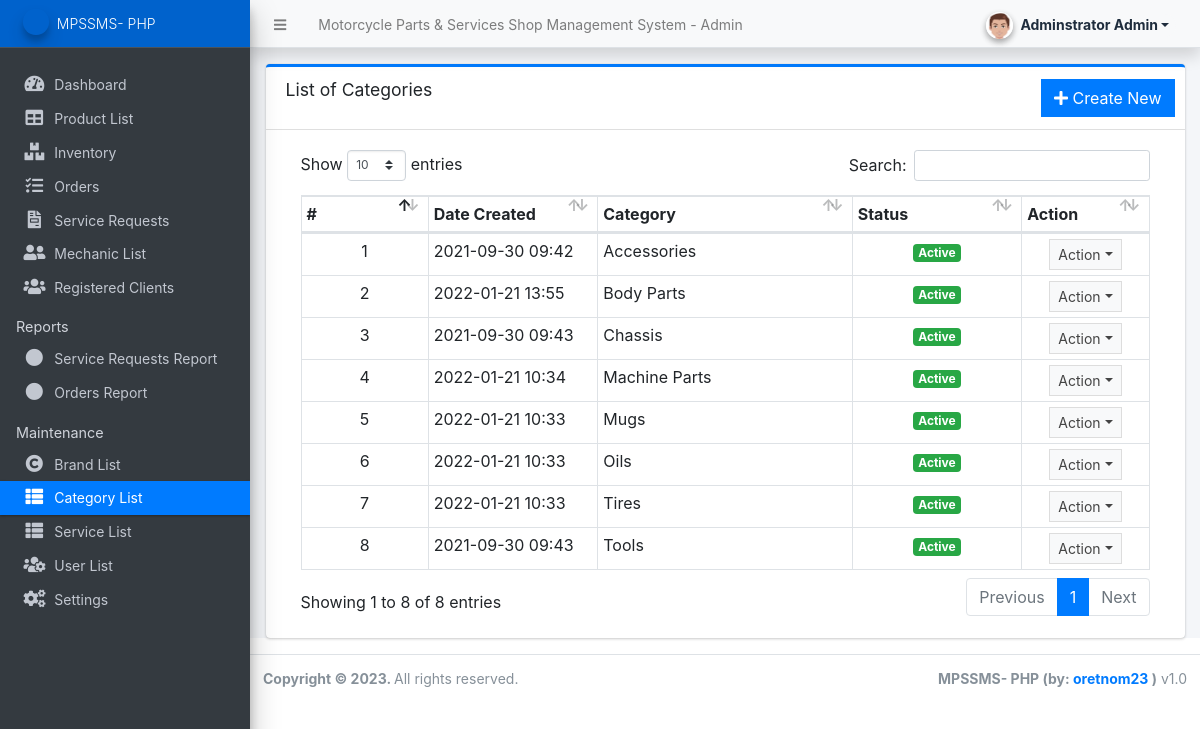
The app's page /admin/?page=maintenance/category (signed in) with its own data.
### tables this page shows
CREATE TABLE `categories` (
  `id` int(30) NOT NULL,
  `category` varchar(250) NOT NULL,
  `status` tinyint(1) NOT NULL DEFAULT 1,
  `delete_flag` tinyint(1) NOT NULL DEFAULT 0,
  `date_created` datetime NOT NULL DEFAULT current_timestamp()
);

### admin/maintenance/category.php (the view, shortened to what this page needs)
<div class="card card-outline card-primary">
	<div class="card-header">
		<h3 class="card-title">List of Categories</h3>
		<div class="card-tools">
			<a href="?page=maintenance/manage_category" class="btn btn-flat btn-primary"><span class="fas fa-plus"></span>  Create New</a>
		</div>
	</div>
	<div class="card-body">
		<div class="container-fluid">
        <div class="container-fluid">
			<table class="table table-bordered table-stripped">
				<colgroup>
					<col width="15%">
					<col width="20%">
					<col width="30%">
					<col width="20%">
					<col width="15%">
				</colgroup>
				<thead>
					<tr>
						<th>#</th>
						<th>Date Created</th>
						<th>Category</th>
						<th>Status</th>
						<th>Action</th>
					</tr>
				</thead>
				<tbody>
					<?php
					$i = 1;
						$qry = $conn->query("SELECT * from `categories` where delete_flag = 0 order by category asc ");
						while($row = $qry->fetch_assoc()):
					?>
						<tr>
							<td class="text-center"><?php echo $i++; ?></td>
							<td><?php echo date("Y-m-d H:i",strtotime($row['date_created'])) ?></td>
							<td><?php echo $row['category'] ?></td>
							<td class="text-center">
                                <?php if($row['status'] == 1): ?>
                                    <span class="badge badge-success">Active</span>
                                <?php else: ?>
                                    <span class="badge badge-danger">Inactive</span>
                                <?php endif; ?>
                            </td>
							<td align="center">
								 <button type="button" class="btn btn-flat btn-default btn-sm dropdown-toggle dropdown-icon" data-toggle="dropdown">
				                  		Action
				                  </button>
							</td>
						</tr>
					<?php endwhile; ?>
				</tbody>
			</table>
		</div>
		</div>
	</div>
</div>

### records on screen
categories: date_created "2021-09-30 09:42", category "Accessories", status "Active"
categories: date_created "2022-01-21 13:55", category "Body Parts", status "Active"
categories: date_created "2021-09-30 09:43", category "Chassis", status "Active"
categories: date_created "2022-01-21 10:34", category "Machine Parts", status "Active"
categories: date_created "2022-01-21 10:33", category "Mugs", status "Active"
categories: date_created "2022-01-21 10:33", category "Oils", status "Active"
categories: date_created "2022-01-21 10:33", category "Tires", status "Active"
categories: date_created "2021-09-30 09:43", category "Tools", status "Active"

### other values on screen
$_settings->info('name') "Motorcycle Parts & Services Shop Management System"
$_settings->userdata('firstname').' '.$_settings->userdata('lastname') "Adminstrator Admin"
$_settings->info('short_name') "MPSSMS- PHP"
